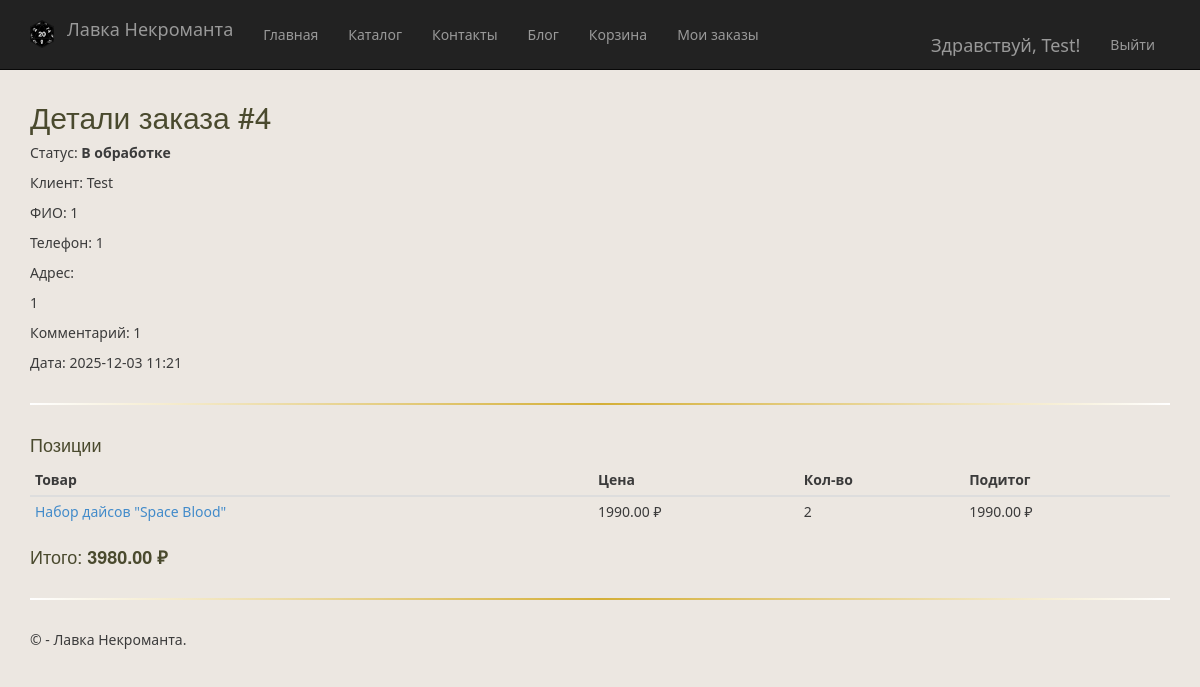
/order/4/ (signed in), run on the app's committed database.
### app/models.py (models this page shows, shortened)
class Order(models.Model):
    STATUS_NEW = 'NEW'
    STATUS_PROCESSING = 'PROCESSING'
    STATUS_SHIPPED = 'SHIPPED'
    STATUS_CANCELLED = 'CANCELLED'
    STATUS_CHOICES = [
        (STATUS_NEW, 'Новый'),
        (STATUS_PROCESSING, 'В обработке'),
        (STATUS_SHIPPED, 'Отправлен'),
        (STATUS_CANCELLED, 'Отменён'),
    ]
    customer = models.ForeignKey(settings.AUTH_USER_MODEL, related_name='orders',
                                 on_delete=models.SET_NULL, null=True, blank=True, verbose_name="Клиент")
    created_at = models.DateTimeField(verbose_name="Создан", default=timezone.now)
    status = models.CharField(verbose_name="Статус", max_length=20, choices=STATUS_CHOICES, default=STATUS_NEW)
    total_price = models.DecimalField(verbose_name="Итоговая сумма", max_digits=10, decimal_places=2, default=0)
    full_name = models.CharField(verbose_name="ФИО получателя", max_length=200, blank=True)
    phone = models.CharField(verbose_name="Телефон", max_length=50, blank=True)
    address = models.TextField(verbose_name="Адрес доставки", blank=True)
    comment = models.TextField(verbose_name="Комментарий к заказу", blank=True)
    class Meta:
        verbose_name = "Заказ"
        verbose_name_plural = "Заказы"
        ordering = ['-created_at']

class OrderItem(models.Model):
    order = models.ForeignKey(Order, related_name='items', on_delete=models.CASCADE, verbose_name="Заказ")
    product = models.ForeignKey('Product', related_name='order_items', on_delete=models.SET_NULL, null=True, verbose_name="Товар")
    quantity = models.PositiveIntegerField(verbose_name="Количество", default=1)
    price = models.DecimalField(verbose_name="Цена на момент заказа", max_digits=10, decimal_places=2, default=0)
    class Meta:
        verbose_name = "Позиция заказа"
        verbose_name_plural = "Позиции заказа"

class Product(models.Model):
    category = models.ForeignKey(Category, related_name="products", on_delete=models.CASCADE, verbose_name="Категория")
    title = models.CharField("Название товара", max_length=200)
    slug = models.SlugField("URL (slug)", max_length=220, unique=True, blank=True)
    short_description = models.CharField("Краткое описание", max_length=255, blank=True)
    description = models.TextField("Полное описание", blank=True)
    price = models.DecimalField("Цена", max_digits=10, decimal_places=2, default=0.00)
    available = models.BooleanField("В наличии", default=True)
    image = models.ImageField("Главная картинка", upload_to='products/', null=True, blank=True)
    created_at = models.DateTimeField(auto_now_add=True)
    updated_at = models.DateTimeField(auto_now=True)
    class Meta:
        verbose_name = "Товар"
        verbose_name_plural = "Товары"

### app/views.py (the view)
# urls.py: path('order/<int:order_id>/', views.order_detail, name='order_detail'),
@client_required
def order_detail(request, order_id):
    order = get_object_or_404(Order, pk=order_id)
    from .utils import is_manager
    if not (request.user.is_superuser or is_manager(request.user) or order.customer == request.user):
        return HttpResponseForbidden("Доступ запрещён")
    items = order.items.all()
    return render(request, 'app/order_detail.html', {'order': order, 'items': items})

### app/templatetags/group_tags.py (called while the page is built)
@register.filter(name='has_group')
def has_group(user, group_name):
    if not user or not hasattr(user, 'groups'):
        return False
    return user.groups.filter(name=group_name).exists()

### app/utils.py (called while the page is built)
def _in_group(user, group_name):
    return user.is_authenticated and user.groups.filter(name=group_name).exists()

def is_client(user):
    return _in_group(user, 'Client')

def is_manager(user):
    return _in_group(user, 'Manager')

def client_required(view_func):
    @wraps(view_func)
    def _wrapped_view(request, *args, **kwargs):
        login_url = reverse('login')
        if not request.user.is_authenticated:
            return redirect_to_login(request.get_full_path(), login_url=login_url, redirect_field_name=REDIRECT_FIELD_NAME)
        if not is_client(request.user):
            return redirect('home')
        return view_func(request, *args, **kwargs)
    return _wrapped_view

### app/templates/app/order_detail.html
{% extends "app/layout.html" %}
{% block content %}
<h2>Детали заказа #{{ order.id }}</h2>
<p>Статус: <strong>{{ order.get_status_display }}</strong></p>
<p>Клиент: {% if order.customer %}{{ order.customer.username }}{% else %}<em>Гость</em>{% endif %}</p>
<p>ФИО: {{ order.full_name }}</p>
<p>Телефон: {{ order.phone }}</p>
<p>Адрес: {{ order.address|linebreaks }}</p>
<p>Комментарий: {{ order.comment|default:"—" }}</p>
<p>Дата: {{ order.created_at|date:"Y-m-d H:i" }}</p>
<hr />
<h4>Позиции</h4>
<table class="table table-condensed">
    <thead><tr><th>Товар</th><th>Цена</th><th>Кол-во</th><th>Подитог</th></tr></thead>
    <tbody>
        {% for it in items %}
        <tr>
            <td>{% if it.product %}<a href="{% url 'product_detail' product_slug=it.product.slug %}">{{ it.product.title }}</a>{% else %}<em>удален</em>{% endif %}</td>
            <td>{{ it.price }} ₽</td>
            <td>{{ it.quantity }}</td>
            <td>{{ it.price|floatformat:2 }} ₽</td>
        </tr>
        {% endfor %}
    </tbody>
</table>
<h4>Итого: <strong>{{ order.total_price }} ₽</strong></h4>
{% endblock %}

### app/templates/app/loginpartial.html (shortened to what this page needs)
{% if user.is_authenticated %}
<form id="logoutForm" action="/logout/" method="post" class="navbar-right">
    <ul class="nav navbar-nav navbar-right">
        <li><span class="navbar-brand">Здравствуй, {{ user.username }}!</span></li>
        <li><a href="javascript:document.getElementById('logoutForm').submit()">Выйти</a></li>
    </ul>
</form>
{% else %}
<ul class="nav
    -nav navbar-right">
    <li><a href="{% url 'login' %}">Войти</a></li>
</ul>
{% endif %}

### app/static/app/content/site.css (style rules this page uses)
body { background-color: #ece7e1; font-family: 'Segoe UI', Tahoma, Geneva, Verdana, sans-serif; color: #3b3b3b; padding-top: 80px; padding-bottom: 20px; transition: background-color 0.3s ease; }
h1, h2, h3, h4 { color: #4a4a2e; }
.navbar li { margin-top: 10px; }
.navbar-right { margin-top: 5px; }
hr { border: none; height: 2px; background: linear-gradient(to right, #fff, #d4af37, #FFF); margin: 30px 0; }

### data on the page
Order: id "4", status "В обработке", customer.username "Test", full_name "1", phone "1", address "1", comment "1", created_at "2025-12-03 11:21", total_price "3980.00"
OrderItem: product "Набор дайсов \"Space Blood\"", price "1990.00", quantity "2"

### other printed values
{{ user.username }} "Test"
